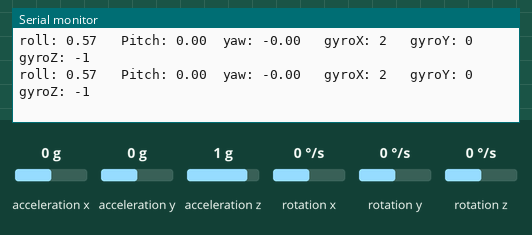
The sketch below on a simulated Arduino Uno, built with avr-gcc and run on an emulated ATmega328P. On the bench: the last lines printed to the serial monitor. Wiring (inferred from the names in the program): MPU-6050 motion sensor at I2C address 0x68. The test bench sets the inputs (shaded band); at power-on: acceleration x 0 g, acceleration y 0 g, rotation x 0 °/s, rotation y 0 °/s, acceleration z 1 g, rotation z 0 °/s.

Above: at 1.2 s.
1.3 s: acceleration x set to -1.4 g
At 1.34 s:
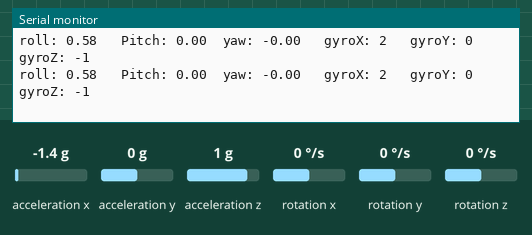
4.3 s: acceleration y set to 0.8 g
At 4.34 s:
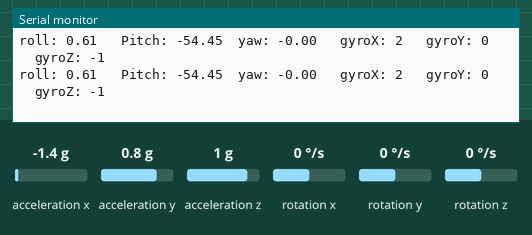
7.3 s: rotation x set to -192 °/s
At 7.3 s:
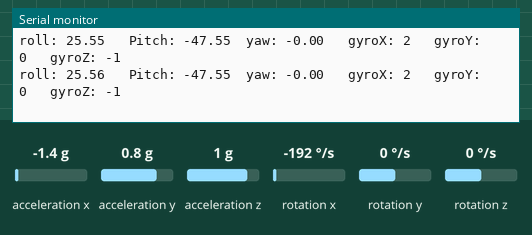
10.3 s: rotation y set to 192 °/s
At 10.33 s:
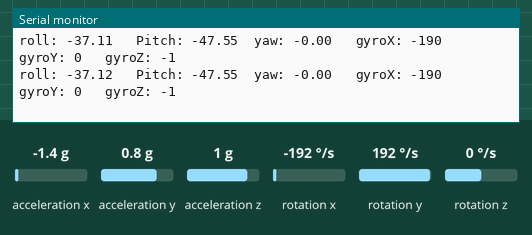
13.3 s: acceleration z set to -1.4 g
At 13.32 s:
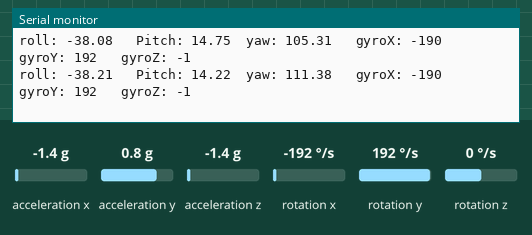
16.3 s: rotation z set to -192 °/s
At 16.3 s:
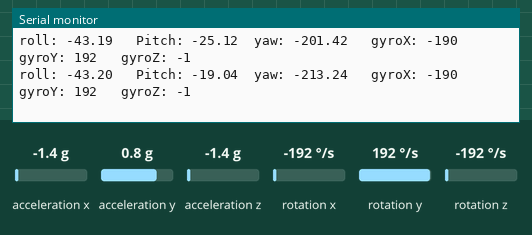
Timing chart, 0 to 19.3 s (numbered marks = the images above; inputs shaded):
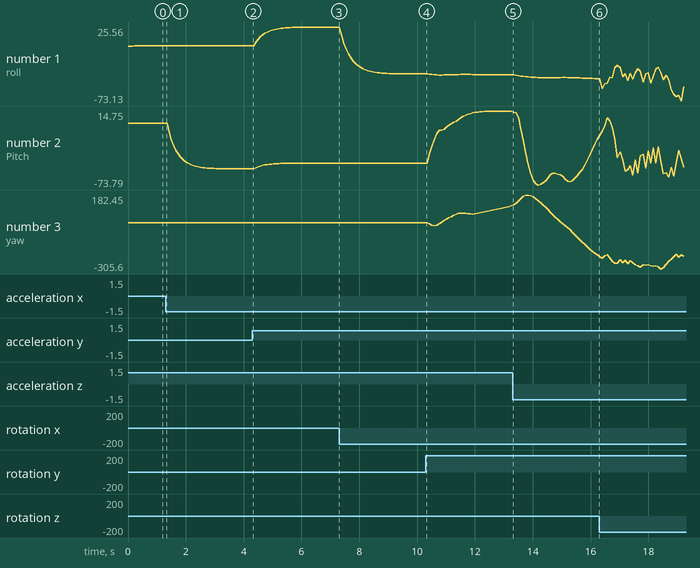

The sketch:

MPU.ino.ino
```cpp
#include <Wire.h>


long temperature;
long gyroX, gyroY, gyroZ, rollrate, pitchrate, yawrate;
float accelX, accelY, accelZ, totalaccel;
float Roll, Pitch, Yaw, accelangleX, accelangleY, accelangleZ, tempPitch;
float deltatime1, lasttime1;

void setup() {

  Serial.begin(9600);
//MPU configuration ////////////////////////////////////////////////////////////////////////////////////////////////////////////////////////////////////////////////
  Wire.begin();
  TWBR = 12;
  setupMPU();

}

void loop() {

  readaccelgyrotemp();
  processMPUdata();
  Serial.println("roll: " + String(Roll) + "  " + " Pitch: " + String(Pitch) + "  " + "yaw: " + String(Yaw) + "  " + " gyroX: " + String(gyroX) + "  " + " gyroY: " + String(gyroY) + "  " + " gyroZ: " + String(gyroZ) );
  //Serial.println("accelX: " + String(accelX) + "  " + " accelY: " + String(accelY) + "  " + " accelZ: " + String(accelZ) + "  " + " taccel: " + String(totalaccel) + "  " + " angleX: " + String(accelangleX) + "  " + " angleY: " + String(accelangleY) );

}


void setupMPU(){
  Wire.beginTransmission(0x68);         //start communicating with the MPU using its I²C address
  Wire.write(0x6B);                         //select the power management register
  Wire.write(B00000000);                    //exit sleep and cycle mode and set the internal clock inside the power management register
  Wire.endTransmission(0x68);           //end communication with the MPU

  Wire.beginTransmission(0x68);        //start communicating with the MPU
  Wire.write(0x1B);                         //select the register 1B - Gyroscope Configuration
  Wire.write(B00001000);                    //Set the gyro to full scale +/- 500deg./s
  Wire.endTransmission(0x68);

  Wire.beginTransmission(0x68);        //start communicating with the MPU
  Wire.write(0x1C);                         //Accessing the register 1C - Acccelerometer Configuration
  Wire.write(B00001000);                    //Set the accel to full scale +/- 4g
  Wire.endTransmission(0x68);
}

void readaccelgyrotemp(){                                             //Subroutine for reading the raw gyro and accelerometer data
  Wire.beginTransmission(0x68);                                        //Start communicating with the MPU-6050
  Wire.write(0x3B);                                                    //Send the requested starting register
  Wire.endTransmission(0x68);                                              //End the transmission
  Wire.requestFrom(0x68,14);                                           //Request 14 bytes from the MPU-6050
  while(Wire.available() < 14);                                        //Wait until all the bytes are received
  accelX = Wire.read()<<8|Wire.read();                                  //Add the low and high byte to the acc_x variable
  accelY = Wire.read()<<8|Wire.read();                                  //Add the low and high byte to the acc_y variable
  accelZ = Wire.read()<<8|Wire.read();                                  //Add the low and high byte to the acc_z variable
  temperature = Wire.read()<<8|Wire.read();                            //Add the low and high byte to the temperature variable
  gyroX = Wire.read()<<8|Wire.read();                                 //Add the low and high byte to the gyro_x variable
  gyroY = Wire.read()<<8|Wire.read();                                 //Add the low and high byte to the gyro_y variable
  gyroZ = Wire.read()<<8|Wire.read();
}

void processMPUdata(){
  deltatime1 = (micros()-lasttime1)/1000000;
  lasttime1 = micros();
  gyroX /= 65.5;
  gyroY /= 65.5;
  gyroZ /= 65.5;

  gyroX += 2;
  gyroY += 0;
  gyroZ += -1;

  rollrate = gyroX - gyroZ*sin(Pitch);
  pitchrate = gyroY*cos(Roll) + gyroZ*cos(Pitch)*sin(Roll);
  yawrate = -gyroY*sin(Roll) + gyroZ*cos(Pitch)*cos(Roll);

  Roll += rollrate*deltatime1;
  Pitch += pitchrate*deltatime1;
  Yaw += yawrate*deltatime1;

  //tempPitch = Pitch;
  //Pitch -= Roll * sin(gyroZ*(3.142/180));
  //Roll += tempPitch * sin(gyroZ*(3.142/180));

  accelX /= 8192.0;
  accelY /= 8192.0;
  accelZ /= 8192.0;

  accelX -= 0;
  accelY -= 0;
  accelZ += 0;


  totalaccel = sqrt( accelX*accelX + accelY*accelY + accelZ*accelZ );
  accelangleY = 57.296*asin(accelX/totalaccel);
  accelangleX = 57.296*asin(accelY/totalaccel);


  Pitch = Pitch * 0.8 + accelangleY * 0.2;
  Roll = Roll * 0.8 + accelangleX * 0.2;


  }
```

Measured:
- plotted number 1: 0.58 → 0.61 after the input at 1.3 s, 0.61 → 25.56 after the input at 4.3 s, 25.56 → -37.12 after the input at 7.3 s, -37.12 → -38.21 after the input at 10.3 s, -38.21 → -43.2 after the input at 13.3 s
- plotted number 2: 0 → -54.45 after the input at 1.3 s, -54.45 → -47.55 after the input at 4.3 s, -47.55 → 14.22 after the input at 10.3 s, 14.22 → -19.04 after the input at 13.3 s
- plotted number 3: 0 → 111.38 after the input at 10.3 s, 111.38 → -213.24 after the input at 13.3 s
